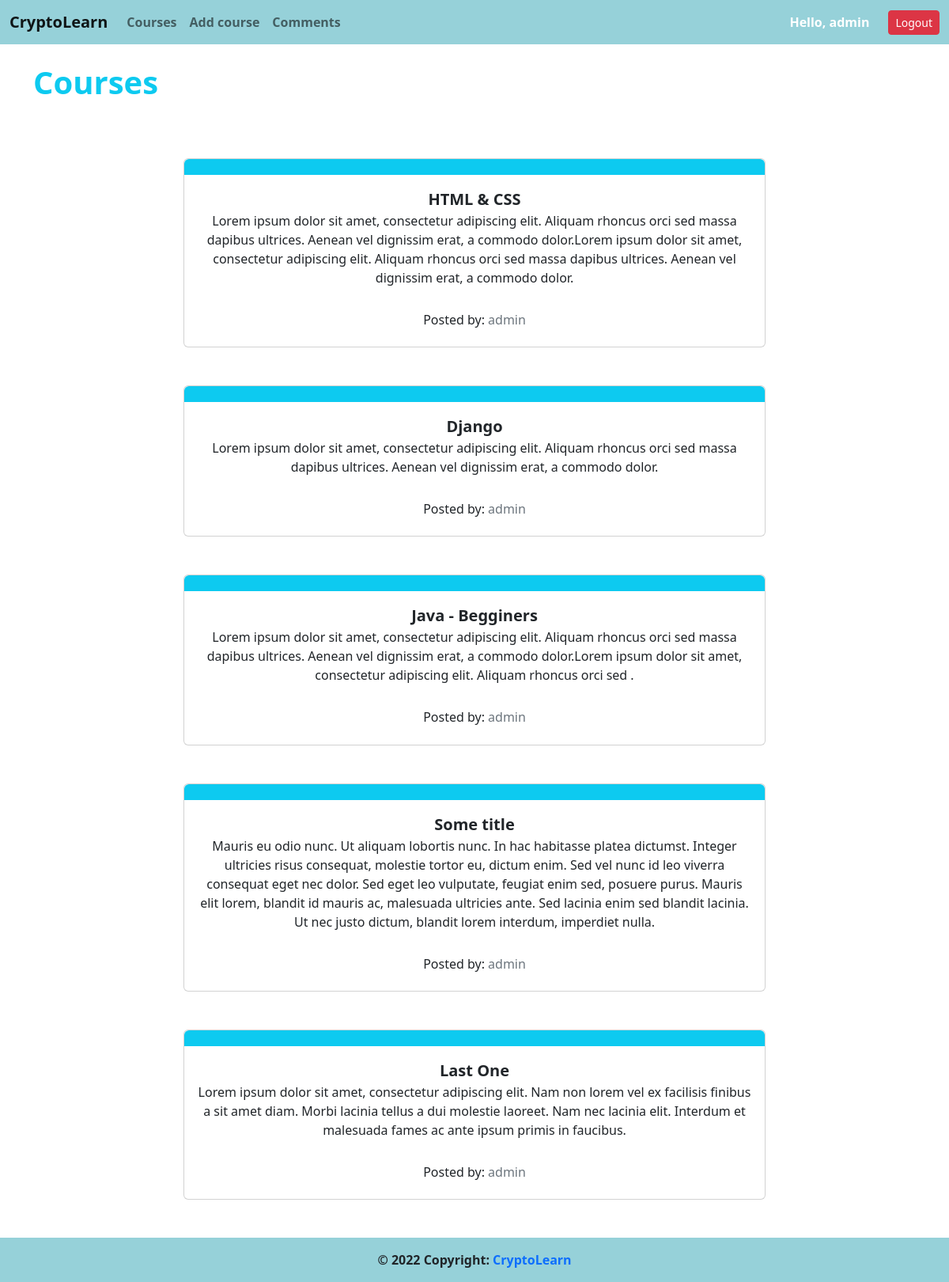
The app's page /courses/ (signed in) with its own data.
### cryptoApp/models.py (models this page shows, shortened)
class BlogPost(models.Model):
	title = models.CharField(max_length = 50)
	user = models.ForeignKey(UserProfile, on_delete = models.CASCADE)
	content = models.TextField(null = True, blank = True)
	date_created = models.DateField()
	last_changed = models.DateField()

class UserProfile(models.Model):
	user = models.ForeignKey(User, unique = True, on_delete = models.CASCADE)
	user_biography = models.TextField(default = 'none')
	def __str__(self):
		return self.user.username

### cryptoApp/views.py (the view)
# urls.py: path('courses/', courses, name='courses'),
@login_required(login_url="loginPage")
def courses(request):
	allPosts = BlogPost.objects.all()
	context = {"courses": allPosts}
	return render(request, "posts.html", context = context)

### cryptoApp/templates/posts.html (shortened to what this page needs)
<head>
  <link
    href="https://cdn.jsdelivr.net/npm/bootstrap@5.2.0-beta1/dist/css/bootstrap.min.css"
    rel="stylesheet"
  />
</head>
<body>
  <nav
    class="navbar navbar-expand-lg navbar-light"
    style="background-color: #96d1d9"
  >
    <div class="container-fluid">
      <a class="navbar-brand" href="{% url 'home' %}"><b>CryptoLearn</b></a>
      <div class="collapse navbar-collapse" id="navbarNavAltMarkup">
        <div class="navbar-nav">
          <a class="nav-link" href="{% url 'courses' %}"><b>Courses</b></a>
          {% if user.is_superuser %}
          <a class="nav-link" href="{% url 'addCourse' %}"><b>Add course</b></a>
          {% endif %}
          <a class="nav-link" href="{% url 'comments' %}"><b>Comments</b></a>
        </div>
      </div>
      <span class="text-end me-4 fw-bold text-white">
        Hello, {{request.user}}
      </span>
      <span class="text-end">
        <a
          href="{% url 'logout' %}"
          class="btn btn-danger btn-sm"
          style="text-decoration: none"
          >Logout
        </a></span
      >
    </div>
  </nav>
  <div class="container">
    <div class="row">
      <h1 class="mt-4 mb-5 text-start fw-bold text-info">Courses</h1>
    </div>
    <div class="row mt-4">
      {% for course in courses %}
      <div class="col-md-8 offset-2 mb-5 text-center">
        <div class="card" style="width: 100%">
          <div class="bg-info rounded-top" style="height: 20px"></div>
          <div class="card-body">
            <a
              href="{% url 'course' %}"
              class="card-title text-dark fw-bold"
              style="text-decoration: none; font-size: 20px"
              >{{course.title}}</a
            >
            <p class="card-text">{{course.content}}</p>
          </div>
          <div class="card-body">
            <h6>Posted by: <span class="text-muted">{{course.user}}</span></h6>
          </div>
        </div>
      </div>
      {% endfor %}
    </div>
  </div>
  <footer
    class="page-footer font-small fw-bold"
    style="background-color: #96d1d9"
  >
    <div class="footer-copyright text-center py-3">
      © 2022 Copyright:
      <a href="{% url 'home' %}" style="text-decoration: none">CryptoLearn</a>
    </div>
  </footer>
</body>

### records on screen
BlogPost: title "HTML & CSS", content "Lorem ipsum dolor sit amet, consectetur adipiscing elit. Aliquam rhoncus orci sed massa dapibus ultrices. Aenean vel dignissim erat, a commodo dolor.Lorem ipsum dolor sit amet, consectetur adipiscing elit. Aliquam rhoncus orci sed massa dapibus ultrices. Aenean vel dignissim erat, a commodo dolor.", user "admin"
BlogPost: title "Django", content "Lorem ipsum dolor sit amet, consectetur adipiscing elit. Aliquam rhoncus orci sed massa dapibus ultrices. Aenean vel dignissim erat, a commodo dolor.", user "admin"
BlogPost: title "Java - Begginers", content "Lorem ipsum dolor sit amet, consectetur adipiscing elit. Aliquam rhoncus orci sed massa dapibus ultrices. Aenean vel dignissim erat, a commodo dolor.Lorem ipsum dolor sit amet, consectetur adipiscing elit. Aliquam rhoncus orci sed .", user "admin"
BlogPost: title "Some title", content "Mauris eu odio nunc. Ut aliquam lobortis nunc. In hac habitasse platea dictumst. Integer ultricies risus consequat, molestie tortor eu, dictum enim. Sed vel nunc id leo viverra consequat eget nec dolor. Sed eget leo vulputate, feugiat enim sed, posuere purus. Mauris elit lorem, blandit id mauris ac, malesuada ultricies ante. Sed lacinia enim sed blandit lacinia. Ut nec justo dictum, blandit lorem interdum, imperdiet nulla.", user "admin"
BlogPost: title "Last One", content "Lorem ipsum dolor sit amet, consectetur adipiscing elit. Nam non lorem vel ex facilisis finibus a sit amet diam. Morbi lacinia tellus a dui molestie laoreet. Nam nec lacinia elit. Interdum et malesuada fames ac ante ipsum primis in faucibus.", user "admin"

### other values on screen
{{ request.user }} "admin"
